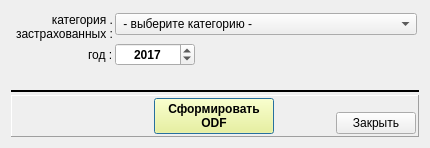
<?xml version="1.0" encoding="UTF-8"?>
<ui version="4.0">
 <class>print_dispanserize_plans_wnd</class>
 <widget class="QDialog" name="print_dispanserize_plans_wnd">
  <property name="geometry">
   <rect>
    <x>0</x>
    <y>0</y>
    <width>430</width>
    <height>148</height>
   </rect>
  </property>
  <property name="windowTitle">
   <string>План по диспансеризации застрахованных</string>
  </property>
  <layout class="QVBoxLayout" name="verticalLayout">
   <property name="spacing">
    <number>2</number>
   </property>
   <item>
    <layout class="QFormLayout" name="formLayout">
     <property name="labelAlignment">
      <set>Qt::AlignRight|Qt::AlignTop|Qt::AlignTrailing</set>
     </property>
     <property name="formAlignment">
      <set>Qt::AlignBottom|Qt::AlignLeading|Qt::AlignLeft</set>
     </property>
     <property name="verticalSpacing">
      <number>2</number>
     </property>
     <property name="leftMargin">
      <number>2</number>
     </property>
     <property name="topMargin">
      <number>2</number>
     </property>
     <property name="rightMargin">
      <number>2</number>
     </property>
     <property name="bottomMargin">
      <number>2</number>
     </property>
     <item row="0" column="0">
      <widget class="QLabel" name="lab_point">
       <property name="minimumSize">
        <size>
         <width>100</width>
         <height>0</height>
        </size>
       </property>
       <property name="text">
        <string>категория .
застрахованных :</string>
       </property>
       <property name="alignment">
        <set>Qt::AlignRight|Qt::AlignTrailing|Qt::AlignVCenter</set>
       </property>
      </widget>
     </item>
     <item row="1" column="0">
      <widget class="QLabel" name="label_2">
       <property name="text">
        <string>год :</string>
       </property>
      </widget>
     </item>
     <item row="0" column="1">
      <widget class="QComboBox" name="combo_age">
       <item>
        <property name="text">
         <string> - выберите категорию - </string>
        </property>
       </item>
       <item>
        <property name="text">
         <string>дети (до 18 лет)</string>
        </property>
       </item>
       <item>
        <property name="text">
         <string>взрослые (18 лет и старше)</string>
        </property>
       </item>
      </widget>
     </item>
     <item row="1" column="1">
      <widget class="QSpinBox" name="spin_year">
       <property name="maximumSize">
        <size>
         <width>80</width>
         <height>16777215</height>
        </size>
       </property>
       <property name="font">
        <font>
         <pointsize>9</pointsize>
         <weight>75</weight>
         <bold>true</bold>
        </font>
       </property>
       <property name="alignment">
        <set>Qt::AlignCenter</set>
       </property>
       <property name="minimum">
        <number>2000</number>
       </property>
       <property name="maximum">
        <number>3000</number>
       </property>
       <property name="value">
        <number>2017</number>
       </property>
      </widget>
     </item>
    </layout>
   </item>
   <item>
    <spacer name="verticalSpacer">
     <property name="orientation">
      <enum>Qt::Vertical</enum>
     </property>
     <property name="sizeHint" stdset="0">
      <size>
       <width>20</width>
       <height>40</height>
      </size>
     </property>
    </spacer>
   </item>
   <item>
    <widget class="Line" name="line_2">
     <property name="frameShadow">
      <enum>QFrame::Plain</enum>
     </property>
     <property name="lineWidth">
      <number>2</number>
     </property>
     <property name="orientation">
      <enum>Qt::Horizontal</enum>
     </property>
    </widget>
   </item>
   <item>
    <widget class="QFrame" name="frame">
     <property name="frameShape">
      <enum>QFrame::Panel</enum>
     </property>
     <property name="frameShadow">
      <enum>QFrame::Raised</enum>
     </property>
     <layout class="QHBoxLayout" name="horizontalLayout">
      <property name="spacing">
       <number>2</number>
      </property>
      <property name="leftMargin">
       <number>2</number>
      </property>
      <property name="topMargin">
       <number>2</number>
      </property>
      <property name="rightMargin">
       <number>2</number>
      </property>
      <property name="bottomMargin">
       <number>2</number>
      </property>
      <item>
       <widget class="QFrame" name="frame_2">
        <property name="minimumSize">
         <size>
          <width>77</width>
          <height>0</height>
         </size>
        </property>
        <property name="frameShape">
         <enum>QFrame::NoFrame</enum>
        </property>
        <property name="frameShadow">
         <enum>QFrame::Raised</enum>
        </property>
       </widget>
      </item>
      <item>
       <spacer name="horizontalSpacer_2">
        <property name="orientation">
         <enum>Qt::Horizontal</enum>
        </property>
        <property name="sizeHint" stdset="0">
         <size>
          <width>40</width>
          <height>20</height>
         </size>
        </property>
       </spacer>
      </item>
      <item>
       <widget class="QPushButton" name="bn_print">
        <property name="minimumSize">
         <size>
          <width>120</width>
          <height>0</height>
         </size>
        </property>
        <property name="palette">
         <palette>
          <active>
           <colorrole role="Button">
            <brush brushstyle="SolidPattern">
             <color alpha="255">
              <red>255</red>
              <green>255</green>
              <blue>127</blue>
             </color>
            </brush>
           </colorrole>
          </active>
          <inactive>
           <colorrole role="Button">
            <brush brushstyle="SolidPattern">
             <color alpha="255">
              <red>255</red>
              <green>255</green>
              <blue>127</blue>
             </color>
            </brush>
           </colorrole>
          </inactive>
          <disabled>
           <colorrole role="Button">
            <brush brushstyle="SolidPattern">
             <color alpha="255">
              <red>255</red>
              <green>255</green>
              <blue>127</blue>
             </color>
            </brush>
           </colorrole>
          </disabled>
         </palette>
        </property>
        <property name="font">
         <font>
          <weight>75</weight>
          <bold>true</bold>
         </font>
        </property>
        <property name="text">
         <string>Сформировать
ODF</string>
        </property>
       </widget>
      </item>
      <item>
       <spacer name="horizontalSpacer">
        <property name="orientation">
         <enum>Qt::Horizontal</enum>
        </property>
        <property name="sizeHint" stdset="0">
         <size>
          <width>40</width>
          <height>20</height>
         </size>
        </property>
       </spacer>
      </item>
      <item>
       <layout class="QVBoxLayout" name="verticalLayout_2">
        <property name="spacing">
         <number>0</number>
        </property>
        <property name="leftMargin">
         <number>0</number>
        </property>
        <property name="topMargin">
         <number>0</number>
        </property>
        <property name="rightMargin">
         <number>0</number>
        </property>
        <property name="bottomMargin">
         <number>0</number>
        </property>
        <item>
         <spacer name="verticalSpacer_2">
          <property name="orientation">
           <enum>Qt::Vertical</enum>
          </property>
          <property name="sizeHint" stdset="0">
           <size>
            <width>5</width>
            <height>5</height>
           </size>
          </property>
         </spacer>
        </item>
        <item>
         <widget class="QPushButton" name="bn_close">
          <property name="text">
           <string>Закрыть</string>
          </property>
         </widget>
        </item>
       </layout>
      </item>
     </layout>
    </widget>
   </item>
  </layout>
 </widget>
 <resources/>
 <connections/>
</ui>
